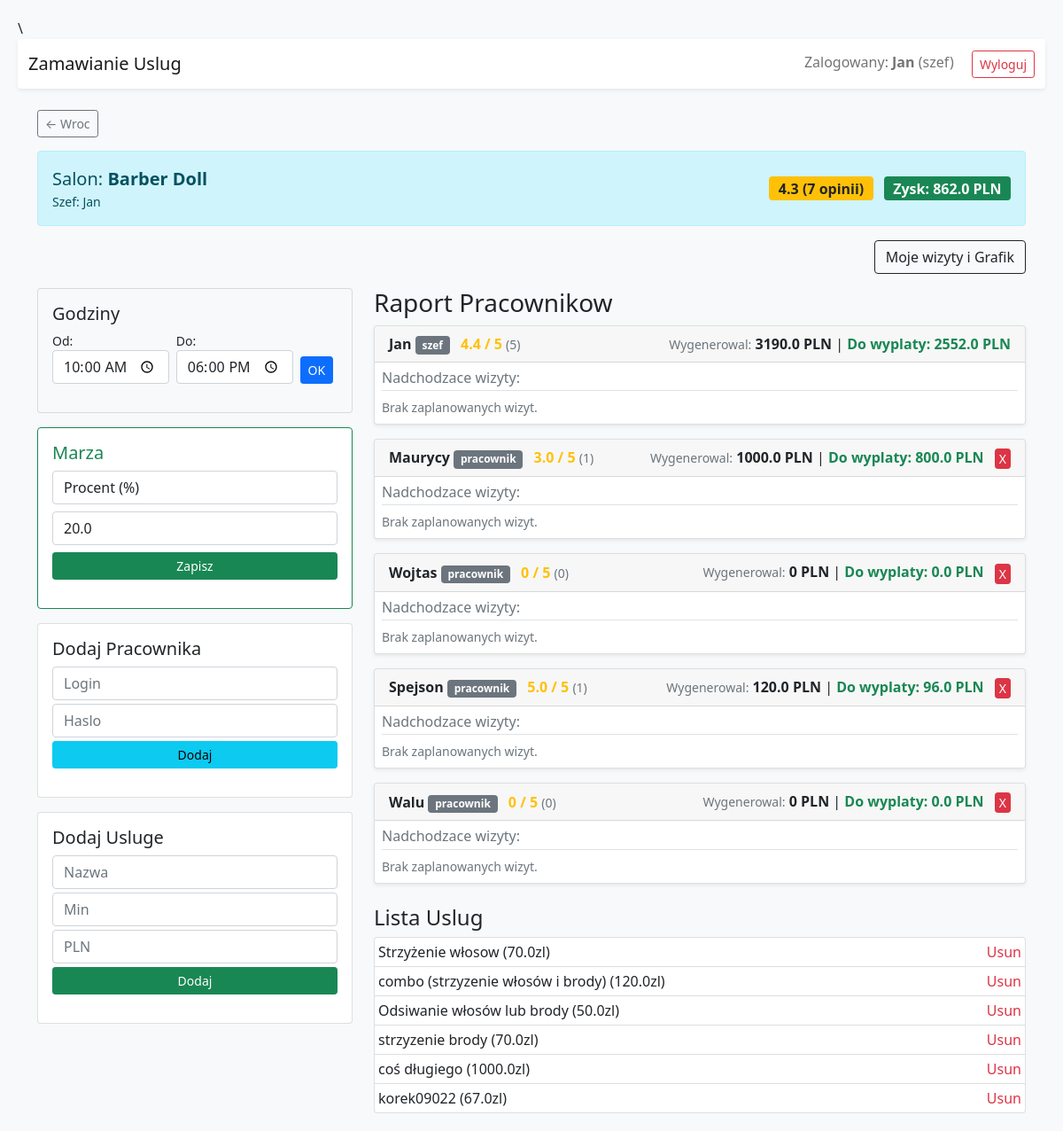
/manager (signed in), run on the app's committed database.
### app.py (models this page shows)
class User(UserMixin, db.Model):
    id = db.Column(db.Integer, primary_key=True)
    username = db.Column(db.String(100), unique=True, nullable=False)
    password = db.Column(db.String(100), nullable=False)
    role = db.Column(db.String(50), nullable=False)
    salon_id = db.Column(db.Integer, db.ForeignKey('salon.id'), nullable=True)
    work_days = db.Column(db.String(20), default="0,1,2,3,4")
    breaks_json = db.Column(db.String(1000), default="{}")
    reviews_received = db.relationship('Review', foreign_keys='Review.employee_id', backref='employee_reviewed', lazy=True)

class Salon(db.Model):
    id = db.Column(db.Integer, primary_key=True)
    name = db.Column(db.String(100), nullable=False)
    address = db.Column(db.String(200), nullable=False)
    open_from = db.Column(db.String(5), nullable=False, default="09:00")
    open_to = db.Column(db.String(5), nullable=False, default="17:00")
    margin_type = db.Column(db.String(10), default='percent')
    margin_value = db.Column(db.Float, default=0.0)
    services = db.relationship('Service', backref='salon', cascade="all, delete-orphan", lazy=True)
    users = db.relationship('User', backref='salon', lazy=True)
    appointments = db.relationship('Appointment', backref='salon_ref', cascade="all, delete-orphan", lazy=True)

class Service(db.Model):
    id = db.Column(db.Integer, primary_key=True)
    name = db.Column(db.String(100), nullable=False)
    duration = db.Column(db.Integer, nullable=False)
    price = db.Column(db.Float, nullable=False)
    salon_id = db.Column(db.Integer, db.ForeignKey('salon.id'), nullable=False)

### app.py (the view, shortened to what this page needs)
@app.route('/manager', methods=['GET', 'POST'])
@login_required
def manager_panel():
    if current_user.role != 'szef': return redirect(url_for('index'))
    my_salon = db.session.get(Salon, current_user.salon_id)
    apps = Appointment.query.filter_by(salon_id=my_salon.id, status='zrealizowana').all()
    net = sum((a.service.price * (my_salon.margin_value/100.0) if my_salon.margin_type == 'percent' else my_salon.margin_value) for a in apps if a.service)
    staff_report = []
    for m in User.query.filter(User.salon_id == my_salon.id, User.role.in_(['pracownik', 'szef'])).all():
        ma = Appointment.query.filter_by(employee_id=m.id, status='zrealizowana').all()
        revs = Review.query.filter_by(employee_id=m.id).all()
        m_net = 0.0
        for x in ma:
             if x.service:
                 cut = x.service.price * (my_salon.margin_value/100.0) if my_salon.margin_type == 'percent' else my_salon.margin_value
                 m_net += max(0, x.service.price - cut)
        upcoming = Appointment.query.filter(Appointment.employee_id == m.id, Appointment.status == 'potwierdzona', Appointment.date >= datetime.now().strftime("%Y-%m-%d")).order_by(Appointment.date).all()
        staff_report.append({'username': m.username, 'role': m.role, 'gross': sum(x.service.price for x in ma if x.service), 'net': round(m_net,2), 'upcoming': upcoming, 'avg_rating': round(sum(r.rating for r in revs)/len(revs) if revs else 0, 1), 'reviews_count': len(revs)})
    revs = db.session.query(Review).join(User, Review.employee_id == User.id).filter(User.salon_id == my_salon.id).all()
    return render_template('manager.html', salon=my_salon, employees=User.query.filter_by(salon_id=my_salon.id, role='pracownik').all(), services=Service.query.filter_by(salon_id=my_salon.id).all(), salon_net_profit=round(net,2), staff_report=staff_report, total_reviews_count=len(revs), salon_avg_rating=round(sum(r.rating for r in revs)/len(revs) if revs else 0, 1))

### app.py (called while the page is built)
@login_manager.user_loader
def load_user(user_id):
    return db.session.get(User, int(user_id))

### templates/manager.html (shortened to what this page needs)
{% extends 'base.html' %}
{% block content %}
<div class="alert alert-info d-flex justify-content-between align-items-center flex-wrap gap-2">
    <div>
        <span class="fs-5"> Salon: <strong>{{ salon.name }}</strong></span><br>
        <small>Szef: {{ current_user.username }}</small>
    </div>
    <div class="text-end">
        <span class="badge bg-warning text-dark fs-6 me-2">{{ salon_avg_rating }} ({{ total_reviews_count }} opinii)</span>
        <span class="badge bg-success fs-6">Zysk: {{ salon_net_profit }} PLN</span>
    </div>
</div>
<div class="mb-3 text-end">
    <a href="/employee" class="btn btn-outline-dark">Moje wizyty i Grafik</a>
</div>
<div class="row">
    <div class="col-md-4">
        <div class="card p-3 mb-3 bg-light">
            <h5> Godziny</h5>
            <form method="POST" class="d-flex gap-2 align-items-end">
                <div><label class="small">Od:</label><input type="time" name="open_from" value="{{ salon.open_from }}" class="form-control"></div>
                <div><label class="small">Do:</label><input type="time" name="open_to" value="{{ salon.open_to }}" class="form-control"></div>
                <button class="btn btn-primary btn-sm">OK</button>
            </form>
        </div>
        <div class="card p-3 mb-3 border-success">
            <h5 class="text-success"> Marza</h5>
            <form method="POST">
                <select name="margin_type" class="form-control mb-2">
                    <option value="percent" {% if salon.margin_type == 'percent' %}selected{% endif %}>Procent (%)</option>
                </select>
                <input type="number" step="0.01" name="margin_value" value="{{ salon.margin_value }}" class="form-control mb-2" required>
                <button class="btn btn-success w-100 btn-sm">Zapisz</button>
            </form>
        </div>
        <div class="card p-3 mb-3">
             <h5>Dodaj Pracownika</h5>
             <form method="POST">
                <input type="text" name="username" placeholder="Login" class="form-control mb-1" required>
                <input type="password" name="password" placeholder="Haslo" class="form-control mb-1" required>
                <button class="btn btn-info btn-sm w-100">Dodaj</button>
             </form>
        </div>
        <div class="card p-3 mb-3">
             <h5>Dodaj Usluge</h5>
             <form method="POST">
                <input type="text" name="name" placeholder="Nazwa" class="form-control mb-1" required>
                <input type="number" name="duration" placeholder="Min" class="form-control mb-1" required>
                <input type="number" name="price" placeholder="PLN" class="form-control mb-1" required>
                <button class="btn btn-success btn-sm w-100">Dodaj</button>
             </form>
        </div>
    </div>
    <div class="col-md-8">
        <h3> Raport Pracownikow</h3>
        {% for member in staff_report %}
        <div class="card mb-3 shadow-sm">
            <div class="card-header d-flex justify-content-between align-items-center">
                <span>
                    <strong>{{ member.username }}</strong>
                    <span class="badge bg-secondary">{{ member.role }}</span>
                    <span class="text-warning fw-bold ms-2">{{ member.avg_rating }} / 5</span>
                    <small class="text-muted">({{ member.reviews_count }})</small>
                </span>
                <div class="text-end">
                    <span class="text-muted small">Wygenerowal:</span> <strong>{{ member.gross }} PLN</strong> |
                    <span class="text-success fw-bold">Do wyplaty: {{ member.net }} PLN</span>
                    {% if member.role == 'pracownik' %}
                        <a href="/manager/delete/employee/{{ employees|selectattr('username', 'equalto', member.username)|map(attribute='id')|first }}" class="btn btn-danger btn-sm ms-2 px-1 py-0" onclick="return confirm('Usunac?')">X</a>
                    {% endif %}
                </div>
            </div>
            <div class="card-body p-2">
                <h6 class="card-title text-muted border-bottom pb-1">Nadchodzace wizyty:</h6>
                {% if member.upcoming %}
                    <ul class="list-group list-group-flush small">
                    {% for app in member.upcoming %}
                        <li class="list-group-item d-flex justify-content-between">
                            <span> {{ app.date }} {{ app.time }}</span>
                            <span>{{ app.service.name }} (Klient: {{ app.client.username }})</span>
                        </li>
                    {% endfor %}
                    </ul>
                {% else %}
                    <p class="small text-muted mb-0">Brak zaplanowanych wizyt.</p>
                {% endif %}
            </div>
        </div>
        {% endfor %}
        <h4 class="mt-4">Lista Uslug</h4>
        <ul class="list-group">
            {% for s in services %}
            <li class="list-group-item d-flex justify-content-between p-1">
                {{ s.name }} ({{ s.price }}zl)
                <a href="/manager/delete/service/{{ s.id }}" class="text-danger text-decoration-none" onclick="return confirm('Usunac?')">Usun</a>
            </li>
            {% endfor %}
        </ul>
    </div>
</div>
{% endblock %}

### templates/base.html (shortened to what this page needs)
\<!DOCTYPE html>
<html>
<head>
    <link href="https://cdn.jsdelivr.net/npm/bootstrap@5.1.3/dist/css/bootstrap.min.css" rel="stylesheet">
</head>
<body>
    <nav class="navbar navbar-expand-lg navbar-light bg-white shadow-sm mb-4 rounded">
        <div class="container-fluid">
            <a class="navbar-brand" href="/">Zamawianie Uslug</a>
            <div>
                {% if current_user.is_authenticated %}
                    <span class="navbar-text me-3 d-none d-md-inline">
                        Zalogowany: <b>{{ current_user.username }}</b> ({{ current_user.role }})
                    </span>
                    <a href="/logout" class="btn btn-outline-danger btn-sm">Wyloguj</a>
                {% else %}
                    <a href="/login" class="btn btn-primary btn-sm">Zaloguj</a>
                    <a href="/register" class="btn btn-secondary btn-sm">Rejestracja</a>
                {% endif %}
            </div>
        </div>
    </nav>
    <div class="container">
        {% if request.path != '/' %}
        <div class="back-btn">
            <button onclick="history.back()" class="btn btn-outline-secondary btn-sm">
                &larr; Wroc
            </button>
        </div>
        {% endif %}
        {% block content %}{% endblock %}
    </div>
</body>
</html>

### templates/base.html (style rules this page uses)
body { padding: 20px; background-color: #f8f9fa; }
.back-btn { margin-bottom: 15px; }

### data on the page
User: username "Jan", role "szef", avg_rating "4.4", reviews_count "5", gross "3190.0", net "2552.0"
Salon: name "Barber Doll", open_from "10:00", open_to "18:00", margin_type "Procent (%)", margin_value "20.0"
User: username "Maurycy", role "pracownik", avg_rating "3.0", reviews_count "1", gross "1000.0", net "800.0"
User: username "Wojtas", role "pracownik", avg_rating "0", reviews_count "0", gross "0", net "0.0"
User: username "Spejson", role "pracownik", avg_rating "5.0", reviews_count "1", gross "120.0", net "96.0"
User: username "Walu", role "pracownik", avg_rating "0", reviews_count "0", gross "0", net "0.0"
Service: name "Strzyżenie włosow", price "70.0"
Service: name "combo (strzyzenie włosów i brody)", price "120.0"
Service: name "Odsiwanie włosów lub brody", price "50.0"
Service: name "strzyzenie brody", price "70.0"
Service: name "coś długiego", price "1000.0"
Service: name "korek09022", price "67.0"

### other printed values
{{ salon_avg_rating }} "4.3"
{{ total_reviews_count }} "7"
{{ salon_net_profit }} "862.0"
